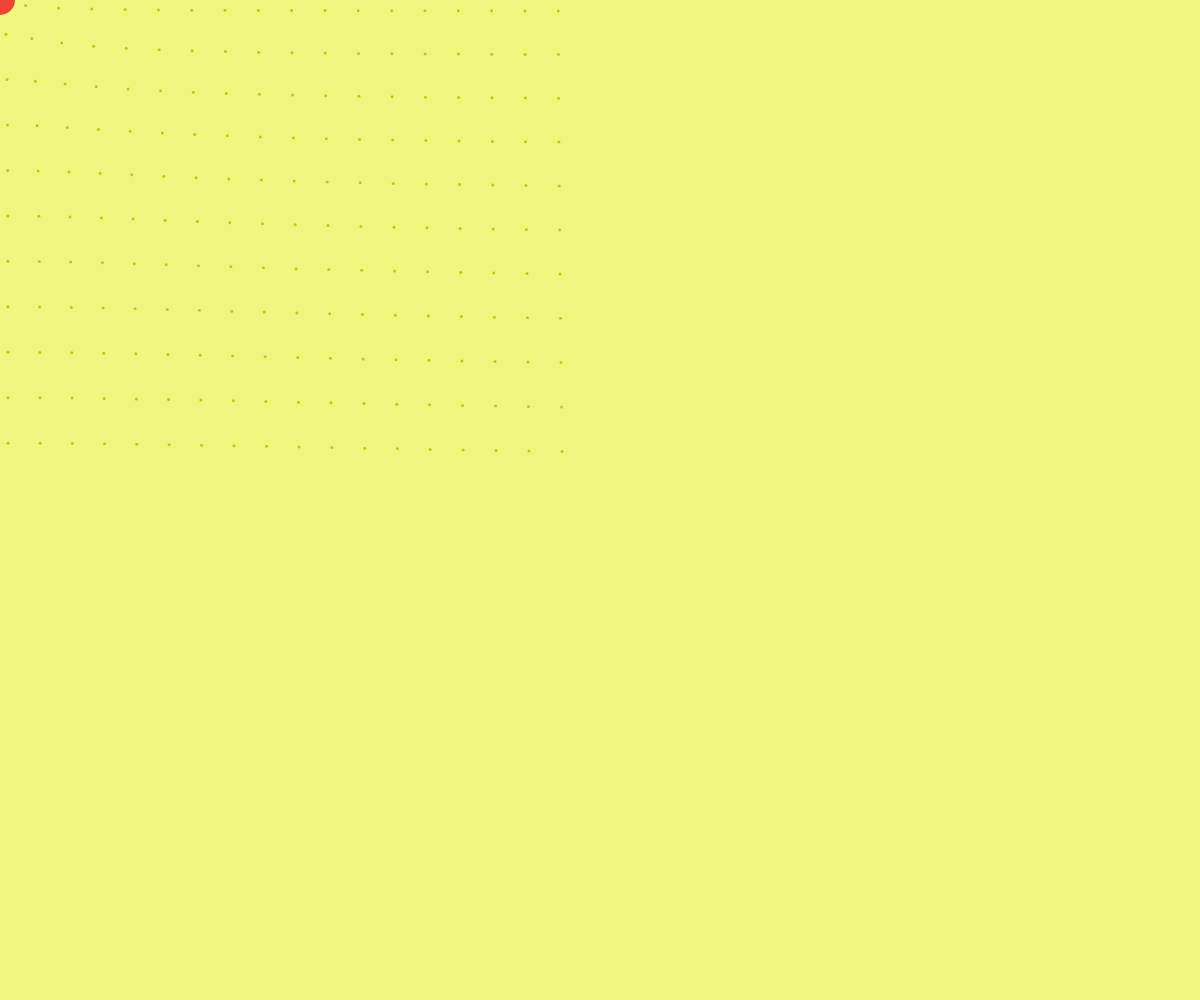
Frame 1 (no input)
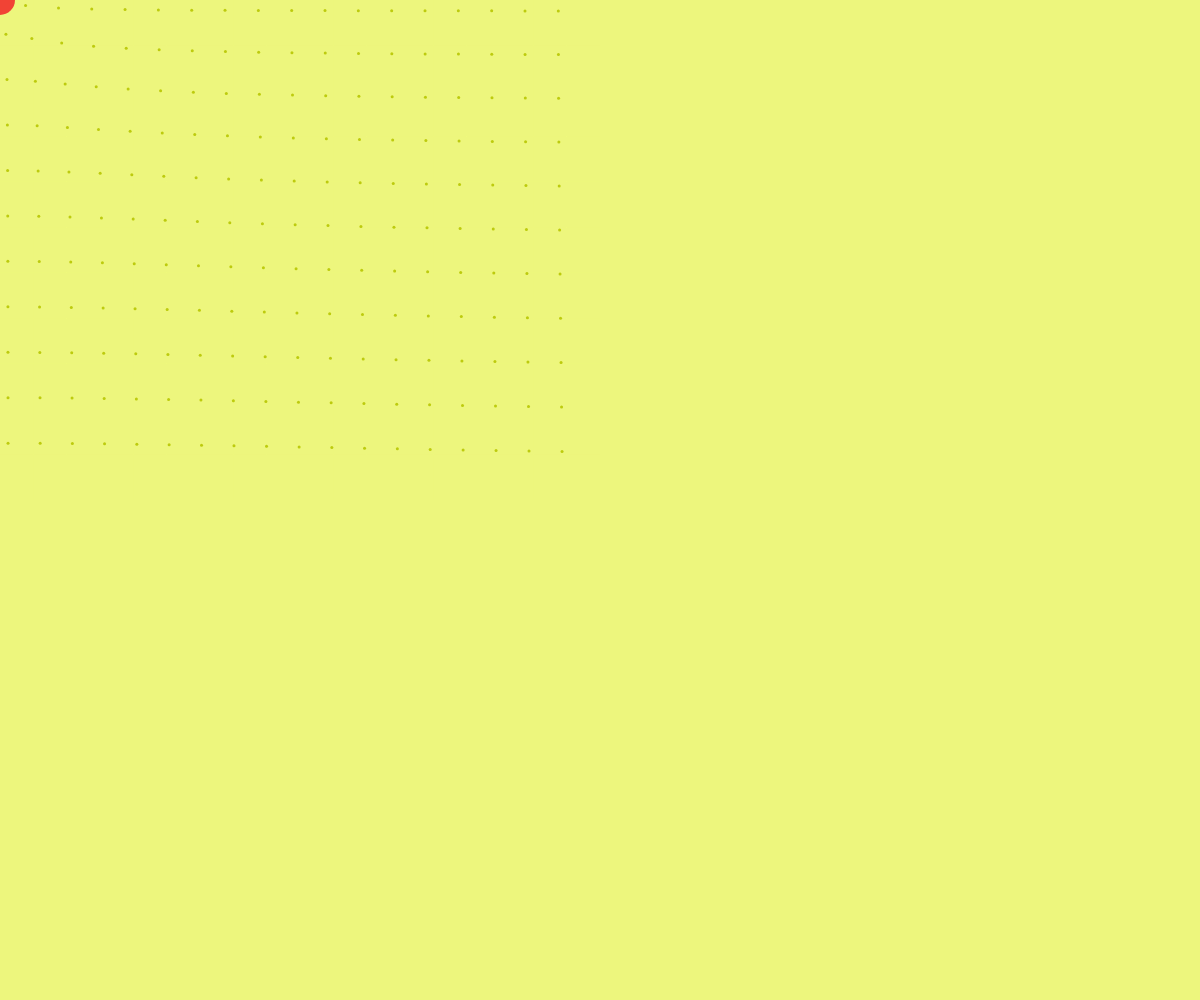
Frame 60 (no input)
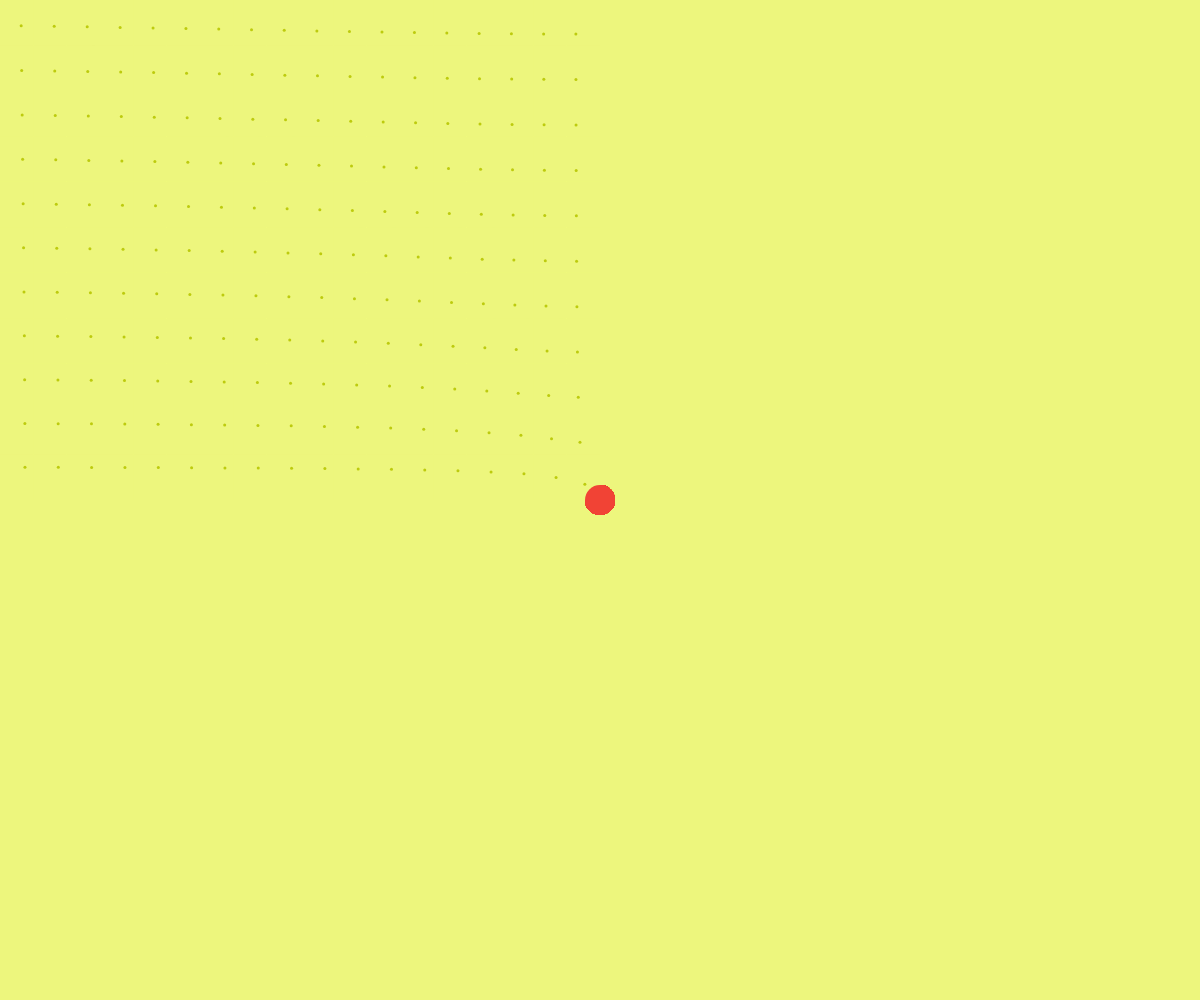
Frame 120 (the mouse pressed at the canvas centre since frame 60)

The p5.js sketch that drew these frames (run headless with seeded random() and noise() and a simulated clock; from frame 60 on, the mouse is pressed at the canvas centre):

// p5.js sketch
// ── sketch.js
// Sketch forked from /narrowdesign/sketches/s54BC2Lk
// Rules:
// All dot start at the center of their cell and point to the mouse cursor
// The closer to the cursor a cell is, the closer the grid dot moves toward cursor

function setup() {
  createCanvas(window.innerWidth, window.innerHeight);
    background("#EDF67D");
  }
  
  function draw() {
//     resizeCanvas(windowWidth, windowHeight);

    numCols = 18; // how many columns?
    numRows = 11; // how many rows?
    radius = 30;
  
    cellW = canvas.width / 2 / numCols; // width of each cell
    cellH = canvas.height / 2 / numRows; // height of each cell
    lineW = cellW / 2;
    lineH = cellH / 2;

    for (let col = 0; col < numCols; col++) {
      // do this once for every column
      for (let row = 0; row < numRows; row++) {
        // do this once for every row
        cellX = col * cellW;
        cellY = row * cellH;
        cellCenterX = cellX + lineW / 2;
        cellCenterY = cellY + lineH / 2;
        diffX = cellCenterX - mouseX;
        diffY = cellCenterY - mouseY;
        angle = atan2(diffY, diffX);
        endX = cellCenterX - cos(angle) * lineW;
        endY = cellCenterY - sin(angle) * lineH;
  
        // the line in the active cell is only as long as the distance to the cursor
        if (Math.abs(diffX) < lineW && Math.abs(diffY) < lineH) {
          endX = cellCenterX - diffX;
          endY = cellCenterY - diffY;
        }
  
        // 1) draw a box around the cell
  
        noStroke();
        fill("#EDF67D");
        rect(cellX, cellY, cellW, cellH);
  
        // 2) draw lines from the center of the cell in the direction of the mouse
        stroke("#bdcb0e");
        strokeWeight(3);
        line(endX, endY, endX, endY);
      }
    }

    
    //cursor behavior
    noStroke();
    fill("#f14335");
    circle(mouseX, mouseY, radius, radius);
  }
  
